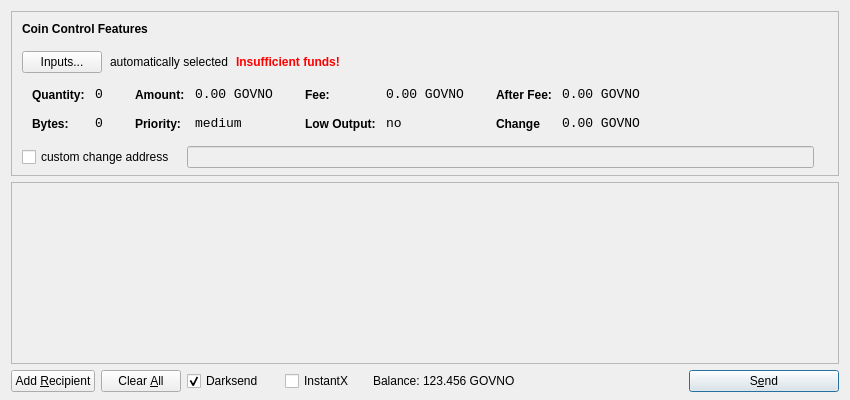
<?xml version="1.0" encoding="UTF-8"?>
<ui version="4.0">
 <class>SendCoinsDialog</class>
 <widget class="QDialog" name="SendCoinsDialog">
  <property name="geometry">
   <rect>
    <x>0</x>
    <y>0</y>
    <width>850</width>
    <height>400</height>
   </rect>
  </property>
  <property name="windowTitle">
   <string>Send Coins</string>
  </property>
  <layout class="QVBoxLayout" name="verticalLayout" stretch="0,1,0">
   <property name="bottomMargin">
    <number>8</number>
   </property>
   <item>
    <widget class="QFrame" name="frameCoinControl">
     <property name="sizePolicy">
      <sizepolicy hsizetype="Expanding" vsizetype="Expanding">
       <horstretch>0</horstretch>
       <verstretch>0</verstretch>
      </sizepolicy>
     </property>
     <property name="maximumSize">
      <size>
       <width>16777215</width>
       <height>16777215</height>
      </size>
     </property>
     <property name="frameShape">
      <enum>QFrame::StyledPanel</enum>
     </property>
     <property name="frameShadow">
      <enum>QFrame::Sunken</enum>
     </property>
     <layout class="QVBoxLayout" name="verticalLayoutCoinControl2">
      <property name="spacing">
       <number>-1</number>
      </property>
      <property name="leftMargin">
       <number>0</number>
      </property>
      <property name="topMargin">
       <number>0</number>
      </property>
      <property name="rightMargin">
       <number>0</number>
      </property>
      <property name="bottomMargin">
       <number>6</number>
      </property>
      <item>
       <layout class="QVBoxLayout" name="verticalLayoutCoinControl" stretch="0,0,0,0,1">
        <property name="spacing">
         <number>0</number>
        </property>
        <property name="leftMargin">
         <number>10</number>
        </property>
        <property name="topMargin">
         <number>10</number>
        </property>
        <item>
         <layout class="QHBoxLayout" name="horizontalLayoutCoinControl1">
          <property name="bottomMargin">
           <number>15</number>
          </property>
          <item>
           <widget class="QLabel" name="labelCoinControlFeatures">
            <property name="sizePolicy">
             <sizepolicy hsizetype="Preferred" vsizetype="Maximum">
              <horstretch>0</horstretch>
              <verstretch>0</verstretch>
             </sizepolicy>
            </property>
            <property name="font">
             <font>
              <weight>75</weight>
              <bold>true</bold>
             </font>
            </property>
            <property name="styleSheet">
             <string notr="true">font-weight:bold;</string>
            </property>
            <property name="text">
             <string>Coin Control Features</string>
            </property>
           </widget>
          </item>
         </layout>
        </item>
        <item>
         <layout class="QHBoxLayout" name="horizontalLayoutCoinControl2" stretch="0,0,0,0">
          <property name="spacing">
           <number>8</number>
          </property>
          <property name="bottomMargin">
           <number>10</number>
          </property>
          <item>
           <widget class="QPushButton" name="pushButtonCoinControl">
            <property name="styleSheet">
             <string notr="true"/>
            </property>
            <property name="text">
             <string>Inputs...</string>
            </property>
           </widget>
          </item>
          <item>
           <widget class="QLabel" name="labelCoinControlAutomaticallySelected">
            <property name="text">
             <string>automatically selected</string>
            </property>
            <property name="margin">
             <number>5</number>
            </property>
           </widget>
          </item>
          <item>
           <widget class="QLabel" name="labelCoinControlInsuffFunds">
            <property name="font">
             <font>
              <weight>75</weight>
              <bold>true</bold>
             </font>
            </property>
            <property name="styleSheet">
             <string notr="true">color:red;font-weight:bold;</string>
            </property>
            <property name="text">
             <string>Insufficient funds!</string>
            </property>
            <property name="margin">
             <number>5</number>
            </property>
           </widget>
          </item>
          <item>
           <spacer name="horizontalSpacerCoinControl">
            <property name="orientation">
             <enum>Qt::Horizontal</enum>
            </property>
            <property name="sizeHint" stdset="0">
             <size>
              <width>40</width>
              <height>1</height>
             </size>
            </property>
           </spacer>
          </item>
         </layout>
        </item>
        <item>
         <widget class="QWidget" name="widgetCoinControl" native="true">
          <property name="sizePolicy">
           <sizepolicy hsizetype="Preferred" vsizetype="Preferred">
            <horstretch>0</horstretch>
            <verstretch>0</verstretch>
           </sizepolicy>
          </property>
          <property name="minimumSize">
           <size>
            <width>0</width>
            <height>0</height>
           </size>
          </property>
          <property name="styleSheet">
           <string notr="true"/>
          </property>
          <layout class="QHBoxLayout" name="horizontalLayoutCoinControl5">
           <property name="margin">
            <number>0</number>
           </property>
           <item>
            <layout class="QHBoxLayout" name="horizontalLayoutCoinControl3" stretch="0,0,0,1">
             <property name="spacing">
              <number>20</number>
             </property>
             <property name="topMargin">
              <number>0</number>
             </property>
             <property name="bottomMargin">
              <number>10</number>
             </property>
             <item>
              <layout class="QFormLayout" name="formLayoutCoinControl1">
               <property name="horizontalSpacing">
                <number>10</number>
               </property>
               <property name="verticalSpacing">
                <number>14</number>
               </property>
               <property name="leftMargin">
                <number>10</number>
               </property>
               <property name="topMargin">
                <number>4</number>
               </property>
               <property name="rightMargin">
                <number>6</number>
               </property>
               <item row="0" column="0">
                <widget class="QLabel" name="labelCoinControlQuantityText">
                 <property name="styleSheet">
                  <string notr="true">font-weight:bold;</string>
                 </property>
                 <property name="text">
                  <string>Quantity:</string>
                 </property>
                 <property name="margin">
                  <number>0</number>
                 </property>
                </widget>
               </item>
               <item row="0" column="1">
                <widget class="QLabel" name="labelCoinControlQuantity">
                 <property name="font">
                  <font>
                   <family>Monospace</family>
                   <pointsize>10</pointsize>
                  </font>
                 </property>
                 <property name="cursor">
                  <cursorShape>IBeamCursor</cursorShape>
                 </property>
                 <property name="contextMenuPolicy">
                  <enum>Qt::ActionsContextMenu</enum>
                 </property>
                 <property name="text">
                  <string>0</string>
                 </property>
                 <property name="margin">
                  <number>0</number>
                 </property>
                 <property name="textInteractionFlags">
                  <set>Qt::LinksAccessibleByMouse|Qt::TextSelectableByKeyboard|Qt::TextSelectableByMouse</set>
                 </property>
                </widget>
               </item>
               <item row="1" column="0">
                <widget class="QLabel" name="labelCoinControlBytesText">
                 <property name="styleSheet">
                  <string notr="true">font-weight:bold;</string>
                 </property>
                 <property name="text">
                  <string>Bytes:</string>
                 </property>
                </widget>
               </item>
               <item row="1" column="1">
                <widget class="QLabel" name="labelCoinControlBytes">
                 <property name="font">
                  <font>
                   <family>Monospace</family>
                   <pointsize>10</pointsize>
                  </font>
                 </property>
                 <property name="cursor">
                  <cursorShape>IBeamCursor</cursorShape>
                 </property>
                 <property name="contextMenuPolicy">
                  <enum>Qt::ActionsContextMenu</enum>
                 </property>
                 <property name="text">
                  <string>0</string>
                 </property>
                 <property name="textInteractionFlags">
                  <set>Qt::LinksAccessibleByMouse|Qt::TextSelectableByKeyboard|Qt::TextSelectableByMouse</set>
                 </property>
                </widget>
               </item>
              </layout>
             </item>
             <item>
              <layout class="QFormLayout" name="formLayoutCoinControl2">
               <property name="horizontalSpacing">
                <number>10</number>
               </property>
               <property name="verticalSpacing">
                <number>14</number>
               </property>
               <property name="leftMargin">
                <number>6</number>
               </property>
               <property name="topMargin">
                <number>4</number>
               </property>
               <property name="rightMargin">
                <number>6</number>
               </property>
               <item row="0" column="0">
                <widget class="QLabel" name="labelCoinControlAmountText">
                 <property name="styleSheet">
                  <string notr="true">font-weight:bold;</string>
                 </property>
                 <property name="text">
                  <string>Amount:</string>
                 </property>
                 <property name="margin">
                  <number>0</number>
                 </property>
                </widget>
               </item>
               <item row="0" column="1">
                <widget class="QLabel" name="labelCoinControlAmount">
                 <property name="font">
                  <font>
                   <family>Monospace</family>
                   <pointsize>10</pointsize>
                  </font>
                 </property>
                 <property name="cursor">
                  <cursorShape>IBeamCursor</cursorShape>
                 </property>
                 <property name="contextMenuPolicy">
                  <enum>Qt::ActionsContextMenu</enum>
                 </property>
                 <property name="text">
                  <string>0.00 GOVNO</string>
                 </property>
                 <property name="textInteractionFlags">
                  <set>Qt::LinksAccessibleByMouse|Qt::TextSelectableByKeyboard|Qt::TextSelectableByMouse</set>
                 </property>
                </widget>
               </item>
               <item row="1" column="0">
                <widget class="QLabel" name="labelCoinControlPriorityText">
                 <property name="styleSheet">
                  <string notr="true">font-weight:bold;</string>
                 </property>
                 <property name="text">
                  <string>Priority:</string>
                 </property>
                </widget>
               </item>
               <item row="1" column="1">
                <widget class="QLabel" name="labelCoinControlPriority">
                 <property name="font">
                  <font>
                   <family>Monospace</family>
                   <pointsize>10</pointsize>
                  </font>
                 </property>
                 <property name="cursor">
                  <cursorShape>IBeamCursor</cursorShape>
                 </property>
                 <property name="contextMenuPolicy">
                  <enum>Qt::ActionsContextMenu</enum>
                 </property>
                 <property name="text">
                  <string>medium</string>
                 </property>
                 <property name="textInteractionFlags">
                  <set>Qt::LinksAccessibleByMouse|Qt::TextSelectableByKeyboard|Qt::TextSelectableByMouse</set>
                 </property>
                </widget>
               </item>
              </layout>
             </item>
             <item>
              <layout class="QFormLayout" name="formLayoutCoinControl3">
               <property name="horizontalSpacing">
                <number>10</number>
               </property>
               <property name="verticalSpacing">
                <number>14</number>
               </property>
               <property name="leftMargin">
                <number>6</number>
               </property>
               <property name="topMargin">
                <number>4</number>
               </property>
               <property name="rightMargin">
                <number>6</number>
               </property>
               <item row="0" column="0">
                <widget class="QLabel" name="labelCoinControlFeeText">
                 <property name="styleSheet">
                  <string notr="true">font-weight:bold;</string>
                 </property>
                 <property name="text">
                  <string>Fee:</string>
                 </property>
                 <property name="margin">
                  <number>0</number>
                 </property>
                </widget>
               </item>
               <item row="0" column="1">
                <widget class="QLabel" name="labelCoinControlFee">
                 <property name="font">
                  <font>
                   <family>Monospace</family>
                   <pointsize>10</pointsize>
                  </font>
                 </property>
                 <property name="cursor">
                  <cursorShape>IBeamCursor</cursorShape>
                 </property>
                 <property name="contextMenuPolicy">
                  <enum>Qt::ActionsContextMenu</enum>
                 </property>
                 <property name="text">
                  <string>0.00 GOVNO</string>
                 </property>
                 <property name="textInteractionFlags">
                  <set>Qt::LinksAccessibleByMouse|Qt::TextSelectableByKeyboard|Qt::TextSelectableByMouse</set>
                 </property>
                </widget>
               </item>
               <item row="1" column="0">
                <widget class="QLabel" name="labelCoinControlLowOutputText">
                 <property name="styleSheet">
                  <string notr="true">font-weight:bold;</string>
                 </property>
                 <property name="text">
                  <string>Low Output:</string>
                 </property>
                </widget>
               </item>
               <item row="1" column="1">
                <widget class="QLabel" name="labelCoinControlLowOutput">
                 <property name="font">
                  <font>
                   <family>Monospace</family>
                   <pointsize>10</pointsize>
                  </font>
                 </property>
                 <property name="cursor">
                  <cursorShape>IBeamCursor</cursorShape>
                 </property>
                 <property name="contextMenuPolicy">
                  <enum>Qt::ActionsContextMenu</enum>
                 </property>
                 <property name="text">
                  <string>no</string>
                 </property>
                 <property name="textInteractionFlags">
                  <set>Qt::LinksAccessibleByMouse|Qt::TextSelectableByKeyboard|Qt::TextSelectableByMouse</set>
                 </property>
                </widget>
               </item>
              </layout>
             </item>
             <item>
              <layout class="QFormLayout" name="formLayoutCoinControl4">
               <property name="horizontalSpacing">
                <number>10</number>
               </property>
               <property name="verticalSpacing">
                <number>14</number>
               </property>
               <property name="leftMargin">
                <number>6</number>
               </property>
               <property name="topMargin">
                <number>4</number>
               </property>
               <property name="rightMargin">
                <number>6</number>
               </property>
               <item row="0" column="0">
                <widget class="QLabel" name="labelCoinControlAfterFeeText">
                 <property name="styleSheet">
                  <string notr="true">font-weight:bold;</string>
                 </property>
                 <property name="text">
                  <string>After Fee:</string>
                 </property>
                 <property name="margin">
                  <number>0</number>
                 </property>
                </widget>
               </item>
               <item row="0" column="1">
                <widget class="QLabel" name="labelCoinControlAfterFee">
                 <property name="font">
                  <font>
                   <family>Monospace</family>
                   <pointsize>10</pointsize>
                  </font>
                 </property>
                 <property name="cursor">
                  <cursorShape>IBeamCursor</cursorShape>
                 </property>
                 <property name="contextMenuPolicy">
                  <enum>Qt::ActionsContextMenu</enum>
                 </property>
                 <property name="text">
                  <string>0.00 GOVNO</string>
                 </property>
                 <property name="textInteractionFlags">
                  <set>Qt::LinksAccessibleByMouse|Qt::TextSelectableByKeyboard|Qt::TextSelectableByMouse</set>
                 </property>
                </widget>
               </item>
               <item row="1" column="0">
                <widget class="QLabel" name="labelCoinControlChangeText">
                 <property name="styleSheet">
                  <string notr="true">font-weight:bold;</string>
                 </property>
                 <property name="text">
                  <string>Change</string>
                 </property>
                </widget>
               </item>
               <item row="1" column="1">
                <widget class="QLabel" name="labelCoinControlChange">
                 <property name="font">
                  <font>
                   <family>Monospace</family>
                   <pointsize>10</pointsize>
                  </font>
                 </property>
                 <property name="cursor">
                  <cursorShape>IBeamCursor</cursorShape>
                 </property>
                 <property name="contextMenuPolicy">
                  <enum>Qt::ActionsContextMenu</enum>
                 </property>
                 <property name="text">
                  <string>0.00 GOVNO</string>
                 </property>
                 <property name="textInteractionFlags">
                  <set>Qt::LinksAccessibleByMouse|Qt::TextSelectableByKeyboard|Qt::TextSelectableByMouse</set>
                 </property>
                </widget>
               </item>
              </layout>
             </item>
            </layout>
           </item>
          </layout>
         </widget>
        </item>
        <item>
         <layout class="QHBoxLayout" name="horizontalLayoutCoinControl4" stretch="0,0,0">
          <property name="spacing">
           <number>12</number>
          </property>
          <property name="sizeConstraint">
           <enum>QLayout::SetDefaultConstraint</enum>
          </property>
          <property name="topMargin">
           <number>5</number>
          </property>
          <property name="rightMargin">
           <number>5</number>
          </property>
          <item>
           <widget class="QCheckBox" name="checkBoxCoinControlChange">
            <property name="text">
             <string>custom change address</string>
            </property>
           </widget>
          </item>
          <item>
           <widget class="QLineEdit" name="lineEditCoinControlChange">
            <property name="enabled">
             <bool>false</bool>
            </property>
            <property name="sizePolicy">
             <sizepolicy hsizetype="Expanding" vsizetype="Fixed">
              <horstretch>0</horstretch>
              <verstretch>0</verstretch>
             </sizepolicy>
            </property>
           </widget>
          </item>
          <item>
           <widget class="QLabel" name="labelCoinControlChangeLabel">
            <property name="sizePolicy">
             <sizepolicy hsizetype="Preferred" vsizetype="Expanding">
              <horstretch>0</horstretch>
              <verstretch>0</verstretch>
             </sizepolicy>
            </property>
            <property name="minimumSize">
             <size>
              <width>0</width>
              <height>0</height>
             </size>
            </property>
            <property name="text">
             <string/>
            </property>
            <property name="margin">
             <number>3</number>
            </property>
           </widget>
          </item>
         </layout>
        </item>
        <item>
         <spacer name="verticalSpacerCoinControl">
          <property name="orientation">
           <enum>Qt::Vertical</enum>
          </property>
          <property name="sizeHint" stdset="0">
           <size>
            <width>800</width>
            <height>1</height>
           </size>
          </property>
         </spacer>
        </item>
       </layout>
      </item>
     </layout>
    </widget>
   </item>
   <item>
    <widget class="QScrollArea" name="scrollArea">
     <property name="widgetResizable">
      <bool>true</bool>
     </property>
     <widget class="QWidget" name="scrollAreaWidgetContents">
      <property name="geometry">
       <rect>
        <x>0</x>
        <y>0</y>
        <width>830</width>
        <height>165</height>
       </rect>
      </property>
      <layout class="QVBoxLayout" name="verticalLayout_2">
       <property name="margin">
        <number>0</number>
       </property>
       <item>
        <layout class="QVBoxLayout" name="entries">
         <property name="spacing">
          <number>6</number>
         </property>
        </layout>
       </item>
       <item>
        <spacer name="verticalSpacer">
         <property name="orientation">
          <enum>Qt::Vertical</enum>
         </property>
         <property name="sizeHint" stdset="0">
          <size>
           <width>20</width>
           <height>40</height>
          </size>
         </property>
        </spacer>
       </item>
      </layout>
     </widget>
    </widget>
   </item>
   <item>
    <layout class="QHBoxLayout" name="horizontalLayout">
     <item>
      <widget class="QPushButton" name="addButton">
       <property name="toolTip">
        <string>Send to multiple recipients at once</string>
       </property>
       <property name="text">
        <string>Add &amp;Recipient</string>
       </property>
       <property name="autoDefault">
        <bool>false</bool>
       </property>
      </widget>
     </item>
     <item>
      <widget class="QPushButton" name="clearButton">
       <property name="sizePolicy">
        <sizepolicy hsizetype="Minimum" vsizetype="Fixed">
         <horstretch>0</horstretch>
         <verstretch>0</verstretch>
        </sizepolicy>
       </property>
       <property name="toolTip">
        <string>Remove all transaction fields</string>
       </property>
       <property name="text">
        <string>Clear &amp;All</string>
       </property>
       <property name="autoRepeatDelay">
        <number>300</number>
       </property>
       <property name="autoDefault">
        <bool>false</bool>
       </property>
      </widget>
     </item>
     <item>
      <layout class="QHBoxLayout" name="horizontalLayout_2">
       <property name="spacing">
        <number>3</number>
       </property>
        <item>
        <widget class="QCheckBox" name="checkUseDarksend">
         <property name="minimumSize">
          <size>
           <width>95</width>
           <height>0</height>
          </size>
         </property>
         <property name="text">
          <string>Darksend</string>
         </property>
         <property name="checked">
          <bool>true</bool>
         </property>
        </widget>
       </item>
       <item>
        <widget class="QCheckBox" name="checkInstantX">
         <property name="enabled">
          <bool>true</bool>
         </property>
         <property name="minimumSize">
          <size>
           <width>85</width>
           <height>0</height>
          </size>
         </property>
         <property name="text">
          <string>InstantX</string>
         </property>
        </widget>
       </item>
       <item>
        <widget class="QLabel" name="label">
         <property name="sizePolicy">
          <sizepolicy hsizetype="Preferred" vsizetype="Fixed">
           <horstretch>0</horstretch>
           <verstretch>0</verstretch>
          </sizepolicy>
         </property>
         <property name="text">
          <string>Balance:</string>
         </property>
        </widget>
       </item>
       <item>
        <widget class="QLabel" name="labelBalance">
         <property name="sizePolicy">
          <sizepolicy hsizetype="Preferred" vsizetype="Fixed">
           <horstretch>0</horstretch>
           <verstretch>0</verstretch>
          </sizepolicy>
         </property>
         <property name="cursor">
          <cursorShape>IBeamCursor</cursorShape>
         </property>
         <property name="text">
          <string>123.456 GOVNO</string>
         </property>
         <property name="textInteractionFlags">
          <set>Qt::LinksAccessibleByMouse|Qt::TextSelectableByKeyboard|Qt::TextSelectableByMouse</set>
         </property>
        </widget>
       </item>
      </layout>
     </item>
     <item>
      <spacer name="horizontalSpacer">
       <property name="orientation">
        <enum>Qt::Horizontal</enum>
       </property>
       <property name="sizeHint" stdset="0">
        <size>
         <width>40</width>
         <height>20</height>
        </size>
       </property>
      </spacer>
     </item>
     <item>
      <widget class="QPushButton" name="sendButton">
       <property name="minimumSize">
        <size>
         <width>150</width>
         <height>0</height>
        </size>
       </property>
       <property name="toolTip">
        <string>Confirm the send action</string>
       </property>
       <property name="text">
        <string>S&amp;end</string>
       </property>
       <property name="icon">
        <iconset resource="../bitcoin.qrc">
         <normaloff>:/icons/send</normaloff>:/icons/send</iconset>
       </property>
       <property name="default">
        <bool>true</bool>
       </property>
      </widget>
     </item>
    </layout>
   </item>
  </layout>
 </widget>
 <resources>
  <include location="../bitcoin.qrc"/>
 </resources>
 <connections/>
</ui>
